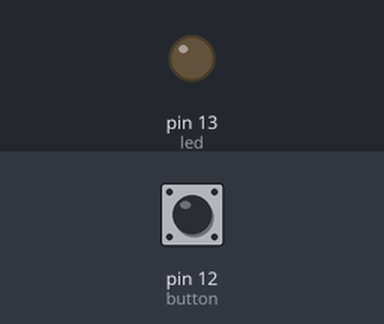
Recording of a sketch running on a simulated Arduino Uno, built with avr-gcc and run on an emulated ATmega328P. Shown: output pins drawn as LEDs (lit = HIGH). Inputs (shaded band) come from the test bench; at power-on: pin 12 (button) HIGH.

Above: at 1.2 s.
1.3 s: pin 12 (button) pulled LOW for 0.15 s
At 1.37 s:
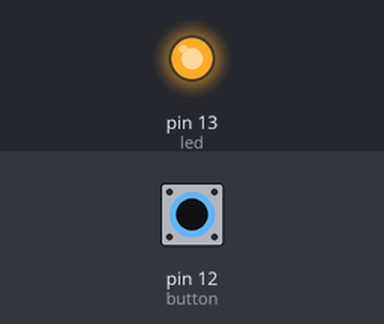
2.9 s: pin 12 (button) pulled LOW for 3.2 s
At 6.4 s:
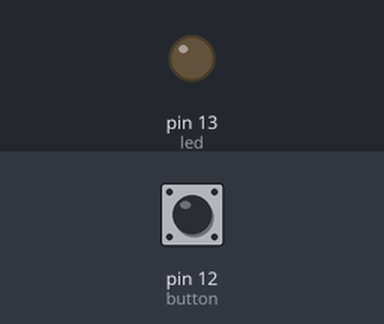
Timing chart, 0 to 7.9 s (numbered marks = the images above; inputs shaded):
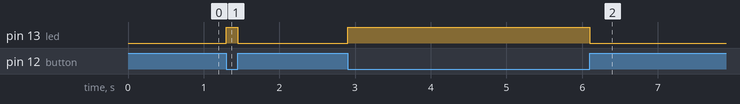

Measured:
- after the input at 1.3 s, pin 13 (led): LOW → HIGH at once, → LOW 0.15 s later
- after the input at 2.9 s, pin 13 (led): LOW → HIGH at once, → LOW 3.2 s later

The sketch:

button_led_control.ino
```cpp
/*

*/

int button = 12;
int led = 13;

void setup() {
  pinMode(led, OUTPUT);
  pinMode(button, INPUT_PULLUP); // INPUT_PULLUP enables the Arduino Internal Pull-Up Resistor
}

void loop() {
  digitalWrite(led, !digitalRead(button));
}
```
